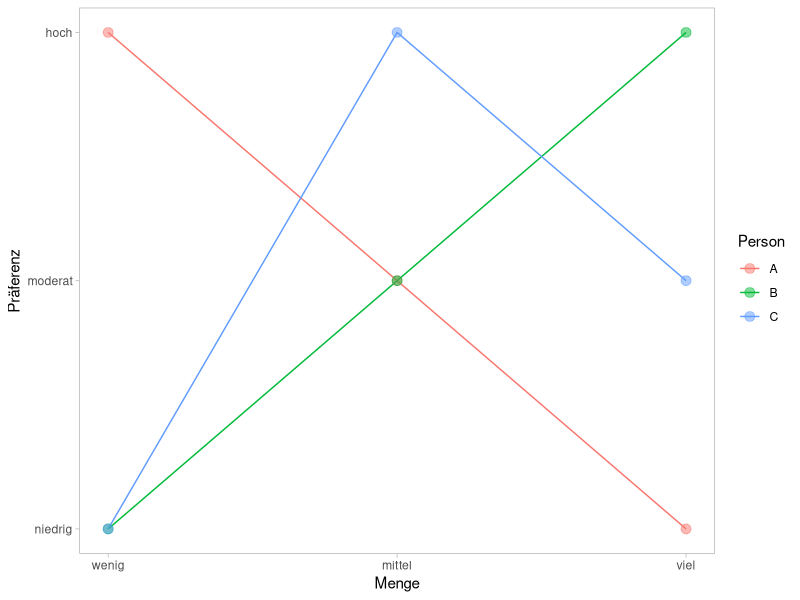
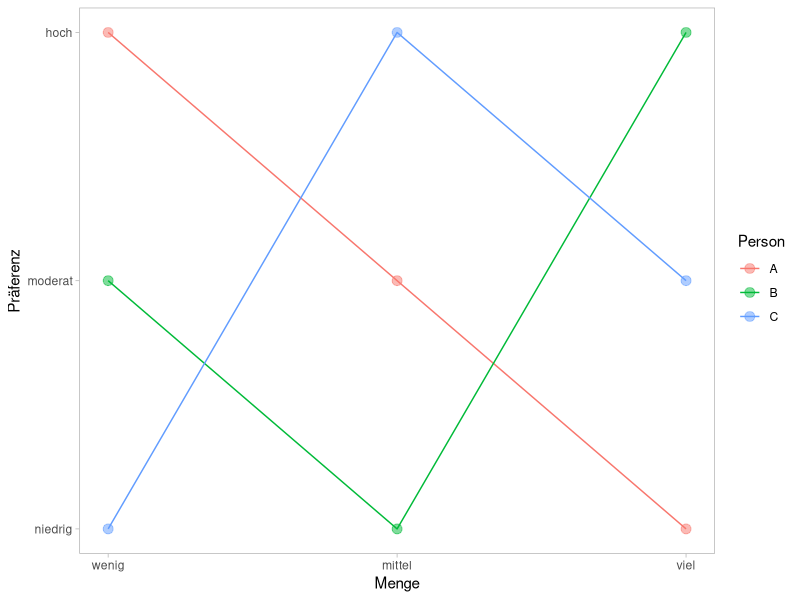
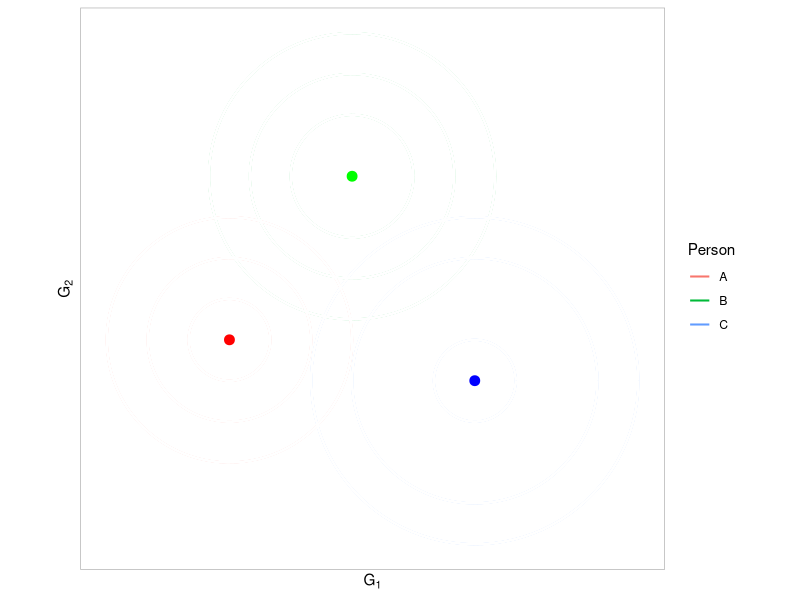
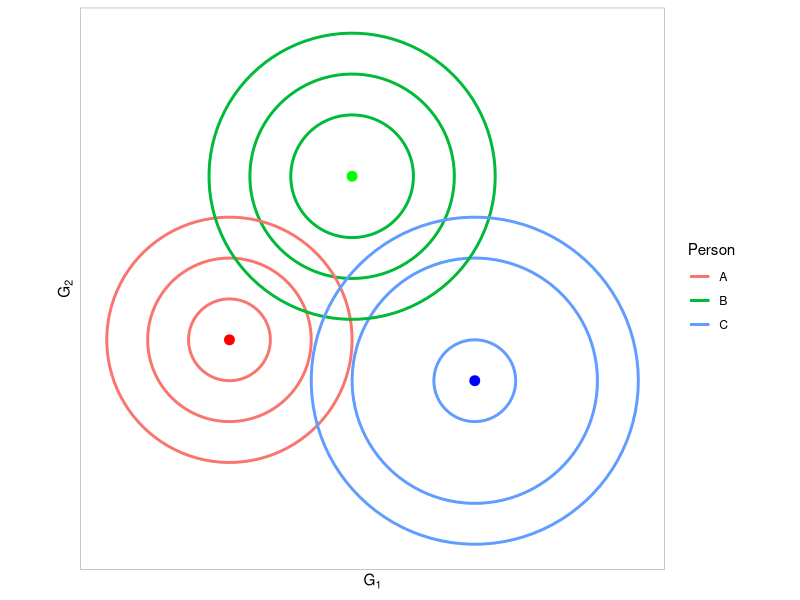
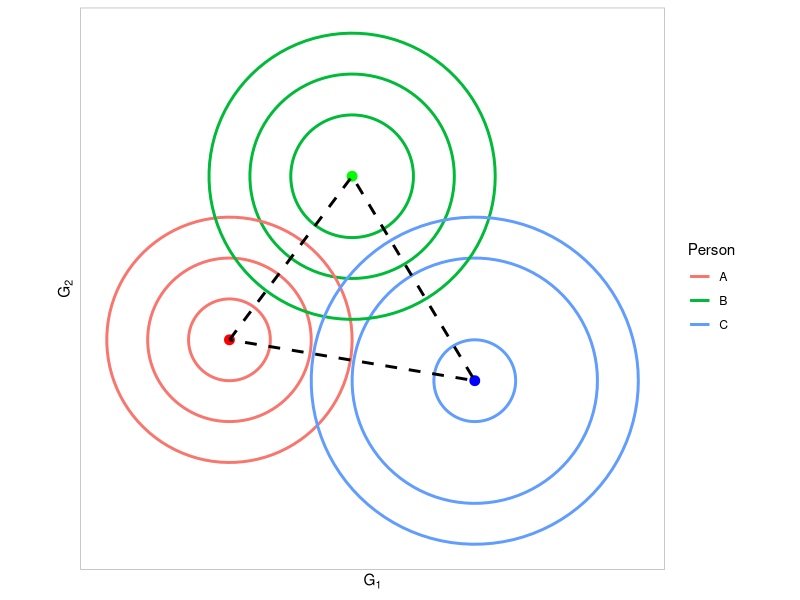

Source code (R) for these figures, in order:
## ---- chunk 1
#| warning: false
#| message: false
#| fig-cap: "Präferenzen von 3 Personen, alle eingipflig"

library(ggplot2)
# Condorcet-Paradoxon

## df

df <- data.frame(Person    = rep(c('A', 'B', 'C'), each=3),
                 Menge     = rep(c(1,2,3),              3),
                 Präferenz = c(3,2,1,
                               1,2,3,
                               1,3,2))

#head(df)


# Funktion definieren, damit der Plot für geänderte Daten repliziert werden kann
generiere_plot <- function(df) {
           ggplot(df, aes(Menge, Präferenz, color=Person))+
          geom_line()+
          geom_point(size=3, alpha=.5)+
          scale_x_continuous(breaks=c(1,2,3),
                             labels=c('wenig', 'mittel', 'viel'))+
          scale_y_continuous(breaks=c(1,2,3),
                             labels=c('niedrig', 'moderat', 'hoch'))+
          theme_light()+
          theme(panel.grid.major = element_blank(), panel.grid.minor = element_blank())
}

generiere_plot(df)
## ---- chunk 2
#| warning: false
#| message: false
#| fig-cap: "Präferenzen von 3 Personen, Präferenz von B mehrgipflig"

# Änderung einer Präferenzstruktur

df$`Präferenz`[4:5] <- c(2, 1) # Mehrgipflige Präferenz bei B

generiere_plot(df)

## ---- chunk 3
#| warning: false
#| message: false

library(knitr)

df <- data.frame(Wähler=c("A", "B", "C"),
                 `Projekt I` =c(5, -2, -2),
                 `Projekt II`=c(-2, 5, -2))

kable(df, col.names = c("Wähler", "Projekt I", "Projekt II"))

## ---- chunk 4
#| message: false
#| warning: false
#| fig-cap: "Drei Abstimmende mit drei Idealpunkten"

library(ggplot2)

# Zentren der Kreise mit center_id als Buchstaben
centers <- data.frame(
  x0 = c(2, 5, 8),
  y0 = c(4, 8, 3),
  center_id = c("A", "B", "C")
)

# Funktion, die für ein Zentrum beliebig viele Kreise (verschiedene Radien) erzeugt
make_circles <- function(center, radii, npoints = 100) {
  theta <- seq(0, 2 * pi, length.out = npoints)
  circles <- do.call(rbind, lapply(radii, function(r) {
    data.frame(
      x = center$x0 + r * cos(theta),
      y = center$y0 + r * sin(theta),
      center_id = center$center_id,
      radius = r
    )
  }))
  circles
}

# Jedem Zentrum zwei Kreise mit verschiedenen Radien zuordnen
all_circles <- do.call(rbind, Map(make_circles,
                                  split(centers, seq(nrow(centers))),
                                  list(c(1, 2, 3), c(1.5, 2.5, 3.5), c(1, 3, 4))))

# Zentren für ein geschlossenes Dreieck vorbereiten
centers_triangle <- rbind(centers, centers[1, ])

# Plot mit Kreisen, Mittelpunkten und geschlossenem Dreieck
p <- ggplot(all_circles, aes(x, y, group = interaction(center_id, radius), color = center_id)) +
 geom_path(linewidth = .7) +
 geom_path(linewidth = 1, color='white') +
  geom_point(data = centers, aes(x = x0, y = y0), color = c('red', 'green', 'blue'), size = 3, inherit.aes = FALSE) + # ok, nicht die reine Lehre...
 # geom_path(data = centers_triangle, aes(x = x0, y = y0),
 #           color = "black", linetype = "dashed", linewidth = 1, inherit.aes = FALSE) +
  scale_x_continuous(breaks=NULL)+
  scale_y_continuous(breaks=NULL)+
  coord_fixed() +
  theme_light() +
  labs(x=expression(G[1]),
       y=expression(G[2]),
color = "Person")

p
## ---- chunk 5
#| warning: false
#| message: false
#| fig-cap: "Kreisrunde Isonutzenlinien"

p <- p + geom_path(linewidth = 1)
p

## ---- chunk 6
#| message: false
#| warning: false
#| fig-cap: "Pareto-Menge"

p + geom_path(data = centers_triangle, aes(x = x0, y = y0),
           color = "black", linetype = "dashed", linewidth = 1, inherit.aes = FALSE)
## ---- chunk 7
#| message: false
#| warning: false

library(knitr)
library(tidyverse)
df <- data.frame(Wähler=c("A", "B", "C"),
                 I   =c(1, 1, 0),
                 II  =c(0, 0, 50),
                 III= c(1, 0, 1),
                 IV=  c(0, 50, 0)) %>% 
      mutate(I_u_III=I+III,
             II_u_IV=II+IV)

kable(df, col.names = c("Wähler", "I", "II", "III", "IV", "I u III", "II u IV"))

## ---- chunk 8

Borda <- data.frame(
Punkte = c(2:0),
A = c("x", "y", "z"),
B = c("x", "y", "z"),
C = c("x", "y", "z"),
D = c("y", "z", "x"),
E = c("y", "z", "x")
)

library(knitr)
kable(Borda, align="c",
      caption="Borda Wahl mit unverzerrten Präferenzen")

## ---- chunk 9
Borda <- data.frame(
   Punkte = c(2:0),
    A = c("x", "**z**", "**y**"),
   B = c("x", "**z**", "**y**"),
  C = c("x", "**z**", "**y**"),
 D = c("y", "z", "x"),
 E = c("y", "z", "x")
)

kable(Borda, align="c",
      caption="Borda Wahl, wenn A, B und C ihre Präferenzen strategisch angegeben")


## ---- chunk 10
Borda <- data.frame(
   Punkte = c(2:0),
    A = c("x", "**z**", "**y**"),
   B = c("x", "**z**", "**y**"),
  C = c("x", "**z**", "**y**"),
 D = c("**z**", "**y**", "x"),
 E = c("**z**", "**y**", "x")
)

kable(Borda, align="c",
      caption="Borda Wahl, wenn D und E ihrerseits strategisch reagieren")
